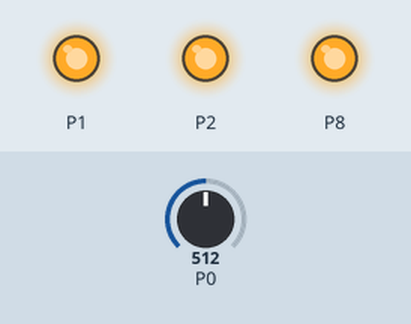
The program below on a simulated BBC micro:bit (MakeCode). Shown: output pins drawn as LEDs (lit = HIGH). The test bench sets the inputs (shaded band); at power-on: P0 = 512 (analog values on the 0–1023 scale).

Above: at 0.1 s.
Timing chart, 0 to 1.6 s (numbered marks = the images above):
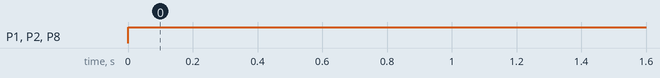

The program:

main.ts
```typescript
let valeur = 0
let valeur1 = 0
function bleu () {
    pins.digitalWritePin(DigitalPin.P8, 1)
}
function Rouge () {
    pins.digitalWritePin(DigitalPin.P1, 1)
}
function blanc () {
    pins.digitalWritePin(DigitalPin.P1, 1)
    pins.digitalWritePin(DigitalPin.P2, 1)
    pins.digitalWritePin(DigitalPin.P8, 1)
}
function vert () {
    pins.digitalWritePin(DigitalPin.P2, 1)
}
basic.forever(function () {
    valeur = pins.analogReadPin(AnalogPin.P0)
    valeur1 = pins.map(
    valeur,
    1,
    1023,
    0,
    4
    )
    if (valeur1 == 1) {
        vert()
    } else if (valeur1 == 1023) {
        Rouge()
    } else {
        blanc()
    }
})
```

test.ts
```typescript
// les tests vont ici ; cela ne sera pas compilé si ce paquet est utilisé en tant qu'extension.
```

Measured:
- by itself, P1, P2, P8: LOW → HIGH at 0.00 s
